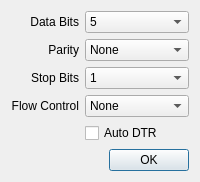
<?xml version="1.0" encoding="UTF-8"?>
<ui version="4.0">
 <class>PortSetBox</class>
 <widget class="QDialog" name="PortSetBox">
  <property name="geometry">
   <rect>
    <x>0</x>
    <y>0</y>
    <width>200</width>
    <height>176</height>
   </rect>
  </property>
  <property name="windowTitle">
   <string>Port Settings</string>
  </property>
  <layout class="QGridLayout" name="gridLayout">
   <item row="2" column="1">
    <widget class="QComboBox" name="stopBitsBox">
     <item>
      <property name="text">
       <string notr="true">1</string>
      </property>
     </item>
     <item>
      <property name="text">
       <string notr="true">1.5</string>
      </property>
     </item>
     <item>
      <property name="text">
       <string notr="true">2</string>
      </property>
     </item>
    </widget>
   </item>
   <item row="3" column="0">
    <widget class="QLabel" name="label_4">
     <property name="text">
      <string>Flow Control</string>
     </property>
     <property name="alignment">
      <set>Qt::AlignRight|Qt::AlignTrailing|Qt::AlignVCenter</set>
     </property>
    </widget>
   </item>
   <item row="5" column="1">
    <widget class="QDialogButtonBox" name="buttonBox">
     <property name="sizePolicy">
      <sizepolicy hsizetype="Preferred" vsizetype="Preferred">
       <horstretch>0</horstretch>
       <verstretch>0</verstretch>
      </sizepolicy>
     </property>
     <property name="orientation">
      <enum>Qt::Horizontal</enum>
     </property>
     <property name="standardButtons">
      <set>QDialogButtonBox::Ok</set>
     </property>
    </widget>
   </item>
   <item row="1" column="0">
    <widget class="QLabel" name="label_2">
     <property name="text">
      <string>Parity</string>
     </property>
     <property name="alignment">
      <set>Qt::AlignRight|Qt::AlignTrailing|Qt::AlignVCenter</set>
     </property>
    </widget>
   </item>
   <item row="2" column="0">
    <widget class="QLabel" name="label_3">
     <property name="text">
      <string>Stop Bits</string>
     </property>
     <property name="alignment">
      <set>Qt::AlignRight|Qt::AlignTrailing|Qt::AlignVCenter</set>
     </property>
    </widget>
   </item>
   <item row="3" column="1">
    <widget class="QComboBox" name="flowControlBox">
     <item>
      <property name="text">
       <string notr="true">None</string>
      </property>
     </item>
     <item>
      <property name="text">
       <string notr="true">RTS/CTS</string>
      </property>
     </item>
     <item>
      <property name="text">
       <string notr="true">XON/XOFF</string>
      </property>
     </item>
    </widget>
   </item>
   <item row="0" column="1">
    <widget class="QComboBox" name="dataBitsBox">
     <item>
      <property name="text">
       <string notr="true">5</string>
      </property>
     </item>
     <item>
      <property name="text">
       <string notr="true">6</string>
      </property>
     </item>
     <item>
      <property name="text">
       <string notr="true">7</string>
      </property>
     </item>
     <item>
      <property name="text">
       <string notr="true">8</string>
      </property>
     </item>
    </widget>
   </item>
   <item row="0" column="0">
    <widget class="QLabel" name="label">
     <property name="text">
      <string>Data Bits</string>
     </property>
     <property name="alignment">
      <set>Qt::AlignRight|Qt::AlignTrailing|Qt::AlignVCenter</set>
     </property>
    </widget>
   </item>
   <item row="1" column="1">
    <widget class="QComboBox" name="paritBox">
     <item>
      <property name="text">
       <string notr="true">None</string>
      </property>
     </item>
     <item>
      <property name="text">
       <string notr="true">Even</string>
      </property>
     </item>
     <item>
      <property name="text">
       <string notr="true">Odd</string>
      </property>
     </item>
     <item>
      <property name="text">
       <string notr="true">Space</string>
      </property>
     </item>
     <item>
      <property name="text">
       <string notr="true">Mark</string>
      </property>
     </item>
    </widget>
   </item>
   <item row="4" column="1">
    <widget class="QCheckBox" name="autoDTRBox">
     <property name="text">
      <string>Auto DTR</string>
     </property>
    </widget>
   </item>
  </layout>
 </widget>
 <resources/>
 <connections>
  <connection>
   <sender>buttonBox</sender>
   <signal>accepted()</signal>
   <receiver>PortSetBox</receiver>
   <slot>accept()</slot>
   <hints>
    <hint type="sourcelabel">
     <x>248</x>
     <y>254</y>
    </hint>
    <hint type="destinationlabel">
     <x>157</x>
     <y>274</y>
    </hint>
   </hints>
  </connection>
  <connection>
   <sender>buttonBox</sender>
   <signal>rejected()</signal>
   <receiver>PortSetBox</receiver>
   <slot>reject()</slot>
   <hints>
    <hint type="sourcelabel">
     <x>316</x>
     <y>260</y>
    </hint>
    <hint type="destinationlabel">
     <x>286</x>
     <y>274</y>
    </hint>
   </hints>
  </connection>
 </connections>
</ui>
